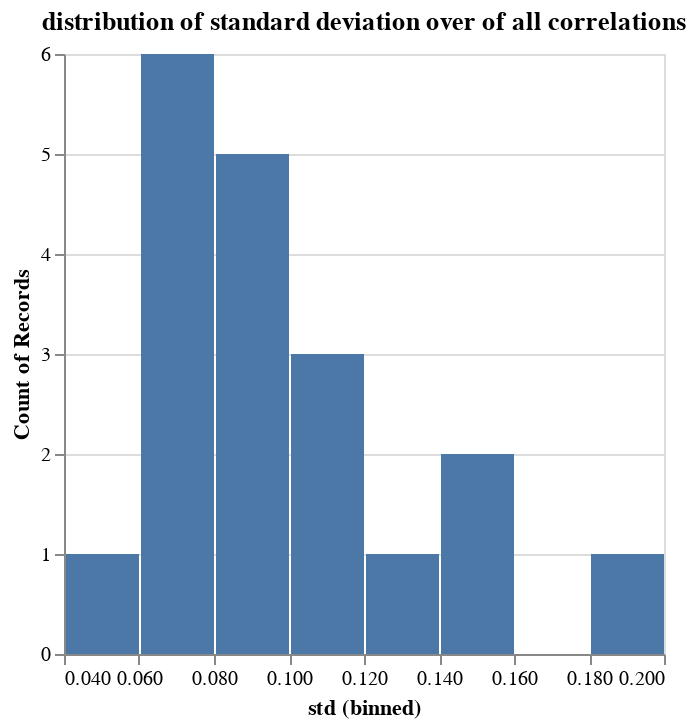

The notebook cell this image was saved under:
### Code cell
#This is a distribution of standard deviations of correlation across 12 windows across pairs
alt.Chart(df).mark_bar().encode(
    alt.X('std:Q', bin=True),
    alt.Y('count()')
).properties(title='distribution of standard deviation over of all correlations')

### Figure 1 — Vega-Lite specification as saved in the notebook (floating-point values rounded to 4 significant figures)
{"config": {"view": {"continuousWidth": 300, "continuousHeight": 300}}, "data": {"name": "data-d17dfcf92176d502f054b071d50506e5"}, "mark": {"type": "bar"}, "encoding": {"x": {"bin": true, "field": "std", "type": "quantitative"}, "y": {"aggregate": "count", "type": "quantitative"}}, "title": "distribution of standard deviation over of all correlations", "$schema": "https://vega.github.io/schema/vega-lite/v5.20.1.json", "datasets": {"data-d17dfcf92176d502f054b071d50506e5": [{"std": 0.08604}, {"std": 0.09475}, {"std": 0.08224}, {"std": 0.0743}, {"std": 0.07872}, {"std": 0.06471}, {"std": 0.0654}, {"std": 0.07204}, {"std": 0.1098}, {"std": 0.09011}, {"std": 0.1471}, {"std": 0.08028}, {"std": 0.1185}, {"std": 0.05988}, {"std": 0.1257}, {"std": 0.1096}, {"std": 0.1936}, {"std": 0.07184}, {"std": 0.1422}]}}
